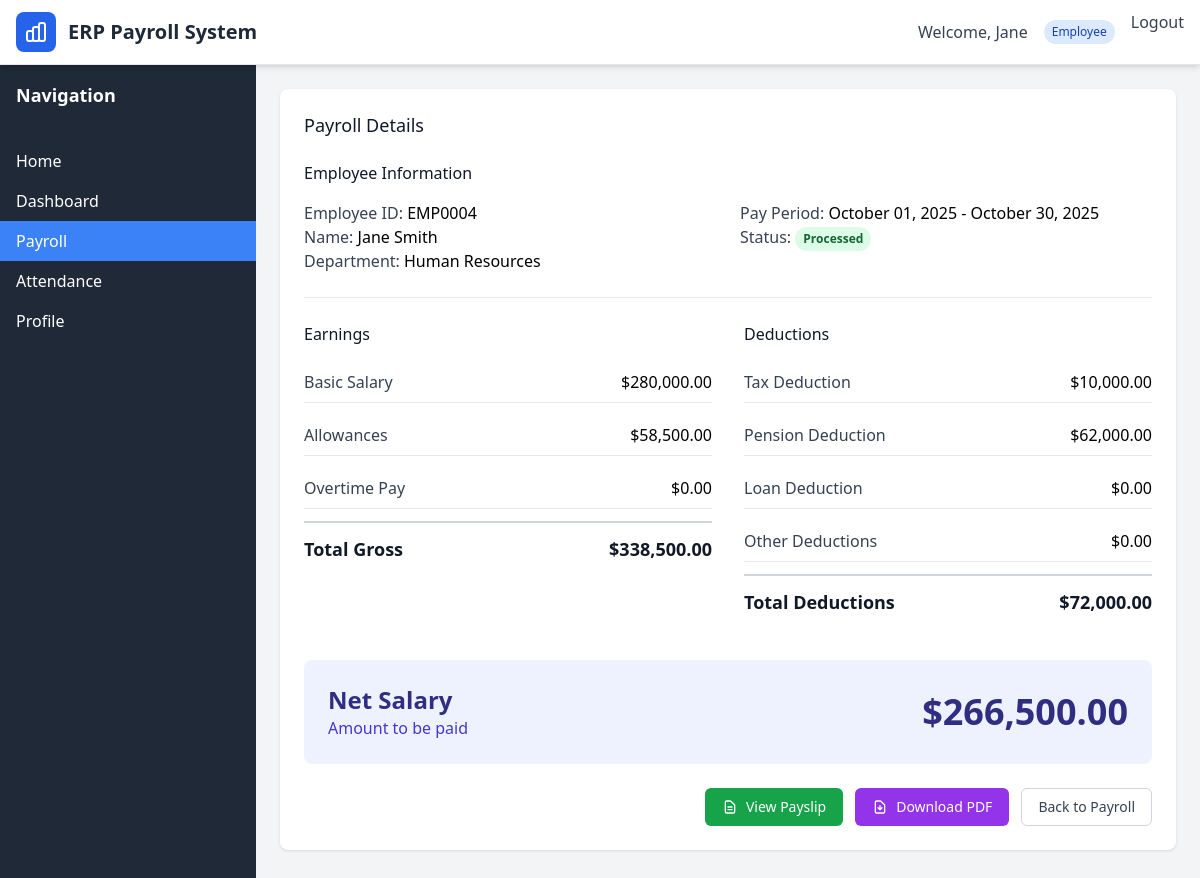
/payroll/view/1 (signed in), run on the app's committed database.
### models.py (models this page shows, shortened)
class Employee(db.Model):
    __tablename__ = 'employees'
    id = db.Column(db.Integer, primary_key=True)
    user_id = db.Column(db.Integer, db.ForeignKey('users.id'), nullable=False)
    employee_id = db.Column(db.String(20), unique=True, nullable=False)
    first_name = db.Column(db.String(50), nullable=False)
    last_name = db.Column(db.String(50), nullable=False)
    email = db.Column(db.String(120), nullable=False)
    phone = db.Column(db.String(20))
    job_title = db.Column(db.String(100), nullable=False)
    department = db.Column(db.String(100), nullable=False)
    hire_date = db.Column(db.Date, nullable=False)
    salary = db.Column(db.Numeric(10, 2), nullable=False)
    tax_id = db.Column(db.String(20))
    bank_name = db.Column(db.String(100))
    bank_account = db.Column(db.String(50))
    address = db.Column(db.Text)
    is_active = db.Column(db.Boolean, default=True)
    created_at = db.Column(db.DateTime, default=datetime.utcnow)
    updated_at = db.Column(db.DateTime, default=datetime.utcnow, onupdate=datetime.utcnow)
    payrolls = db.relationship('Payroll', backref='employee', lazy='dynamic')
    attendances = db.relationship('Attendance', backref='employee', lazy='dynamic')
    @property
    def full_name(self):
        return f"{self.first_name} {self.last_name}"

class User(UserMixin, db.Model):
    __tablename__ = 'users'
    id = db.Column(db.Integer, primary_key=True)
    username = db.Column(db.String(80), unique=True, nullable=False)
    email = db.Column(db.String(120), unique=True, nullable=False)
    password_hash = db.Column(db.String(255), nullable=False)
    role = db.Column(db.String(20), nullable=False, default='employee')  # admin, hr, employee
    is_active = db.Column(db.Boolean, default=True)
    created_at = db.Column(db.DateTime, default=datetime.utcnow)
    last_login = db.Column(db.DateTime)
    employee = db.relationship('Employee', backref='user', uselist=False, cascade='all, delete-orphan')

class Payroll(db.Model):
    __tablename__ = 'payrolls'
    id = db.Column(db.Integer, primary_key=True)
    employee_id = db.Column(db.Integer, db.ForeignKey('employees.id'), nullable=False)
    pay_period_start = db.Column(db.Date, nullable=False)
    pay_period_end = db.Column(db.Date, nullable=False)
    basic_salary = db.Column(db.Numeric(10, 2), nullable=False)
    allowances = db.Column(db.Numeric(10, 2), default=0)
    overtime_pay = db.Column(db.Numeric(10, 2), default=0)
    gross_salary = db.Column(db.Numeric(10, 2), nullable=False)
    tax_deduction = db.Column(db.Numeric(10, 2), default=0)
    pension_deduction = db.Column(db.Numeric(10, 2), default=0)
    loan_deduction = db.Column(db.Numeric(10, 2), default=0)
    other_deductions = db.Column(db.Numeric(10, 2), default=0)
    total_deductions = db.Column(db.Numeric(10, 2), default=0)
    net_salary = db.Column(db.Numeric(10, 2), nullable=False)
    status = db.Column(db.String(20), default='pending')  # pending, processed, paid
    processed_by = db.Column(db.Integer, db.ForeignKey('users.id'))
    processed_at = db.Column(db.DateTime)
    created_at = db.Column(db.DateTime, default=datetime.utcnow)
    processor = db.relationship('User', backref='processed_payrolls')

### blueprints/payroll.py (the view)
@payroll_bp.route('/view/<int:id>')
@login_required
def view(id):
    payroll = Payroll.query.get_or_404(id)
    if current_user.role == 'employee' and payroll.employee.user_id != current_user.id:
        flash('You do not have permission to view this payroll', 'error')
        return redirect(url_for('payroll.index'))
    return render_template('payroll/view.html', payroll=payroll)

### templates/payroll/view.html (shortened to what this page needs)
{% extends "base.html" %}
{% block content %}
<div class="max-w-4xl mx-auto">
    <div class="bg-white shadow rounded-lg">
        <div class="px-4 py-5 sm:p-6">
            <h3 class="text-lg leading-6 font-medium text-gray-900 mb-6">Payroll Details</h3>
            <div class="border-b border-gray-200 pb-6 mb-6">
                <h4 class="text-md font-medium text-gray-900 mb-4">Employee Information</h4>
                <div class="grid grid-cols-1 md:grid-cols-2 gap-6">
                    <div>
                        <p><span class="font-medium text-gray-700">Employee ID:</span> {{ payroll.employee.employee_id }}</p>
                        <p><span class="font-medium text-gray-700">Name:</span> {{ payroll.employee.full_name }}</p>
                        <p><span class="font-medium text-gray-700">Department:</span> {{ payroll.employee.department }}</p>
                    </div>
                    <div>
                        <p><span class="font-medium text-gray-700">Pay Period:</span> {{ payroll.pay_period_start.strftime('%B %d, %Y') }} - {{ payroll.pay_period_end.strftime('%B %d, %Y') }}</p>
                        <p><span class="font-medium text-gray-700">Status:</span>
                            <span class="inline-flex px-2 py-1 text-xs font-semibold rounded-full
                                {% if payroll.status == 'processed' %}bg-green-100 text-green-800
                                {% elif payroll.status == 'pending' %}bg-yellow-100 text-yellow-800
                                {% else %}bg-gray-100 text-gray-800{% endif %}">
                                {{ payroll.status.title() }}
                            </span>
                        </p>
                    </div>
                </div>
            </div>
            <div class="grid grid-cols-1 lg:grid-cols-2 gap-8">
                <div>
                    <h4 class="text-md font-medium text-gray-900 mb-4">Earnings</h4>
                    <div class="space-y-3">
                        <div class="flex justify-between py-2 border-b border-gray-200">
                            <span class="text-gray-700">Basic Salary</span>
                            <span class="font-medium">${{ "{:,.2f}".format(payroll.basic_salary) }}</span>
                        </div>
                        <div class="flex justify-between py-2 border-b border-gray-200">
                            <span class="text-gray-700">Allowances</span>
                            <span class="font-medium">${{ "{:,.2f}".format(payroll.allowances) }}</span>
                        </div>
                        <div class="flex justify-between py-2 border-b border-gray-200">
                            <span class="text-gray-700">Overtime Pay</span>
                            <span class="font-medium">${{ "{:,.2f}".format(payroll.overtime_pay) }}</span>
                        </div>
                        <div class="flex justify-between py-3 border-t-2 border-gray-300 font-semibold text-lg">
                            <span class="text-gray-900">Total Gross</span>
                            <span class="text-gray-900">${{ "{:,.2f}".format(payroll.gross_salary) }}</span>
                        </div>
                    </div>
                </div>
                <div>
                    <h4 class="text-md font-medium text-gray-900 mb-4">Deductions</h4>
                    <div class="space-y-3">
                        <div class="flex justify-between py-2 border-b border-gray-200">
                            <span class="text-gray-700">Tax Deduction</span>
                            <span class="font-medium">${{ "{:,.2f}".format(payroll.tax_deduction) }}</span>
                        </div>
                        <div class="flex justify-between py-2 border-b border-gray-200">
                            <span class="text-gray-700">Pension Deduction</span>
                            <span class="font-medium">${{ "{:,.2f}".format(payroll.pension_deduction) }}</span>
                        </div>
                        <div class="flex justify-between py-2 border-b border-gray-200">
                            <span class="text-gray-700">Loan Deduction</span>
                            <span class="font-medium">${{ "{:,.2f}".format(payroll.loan_deduction) }}</span>
                        </div>
                        <div class="flex justify-between py-2 border-b border-gray-200">
                            <span class="text-gray-700">Other Deductions</span>
                            <span class="font-medium">${{ "{:,.2f}".format(payroll.other_deductions) }}</span>
                        </div>
                        <div class="flex justify-between py-3 border-t-2 border-gray-300 font-semibold text-lg">
                            <span class="text-gray-900">Total Deductions</span>
                            <span class="text-gray-900">${{ "{:,.2f}".format(payroll.total_deductions) }}</span>
                        </div>
                    </div>
                </div>
            </div>
            <div class="mt-8 bg-indigo-50 rounded-lg p-6">
                <div class="flex justify-between items-center">
                    <div>
                        <h4 class="text-2xl font-bold text-indigo-900">Net Salary</h4>
                        <p class="text-indigo-700">Amount to be paid</p>
                    </div>
                    <div class="text-right">
                        <div class="text-4xl font-bold text-indigo-900">${{ "{:,.2f}".format(payroll.net_salary) }}</div>
                    </div>
                </div>
            </div>
            <div class="mt-6 flex justify-end space-x-3">
                <a href="{{ url_for('payroll.payslip', id=payroll.id) }}"
                   class="inline-flex items-center px-4 py-2 border border-transparent text-sm font-medium rounded-md text-white bg-green-600 hover:bg-green-700">
                    <svg class="w-4 h-4 mr-2" fill="none" stroke="currentColor" viewBox="0 0 24 24">
                        <path stroke-linecap="round" stroke-linejoin="round" stroke-width="2" d="M9 12h6m-6 4h6m2 5H7a2 2 0 01-2-2V5a2 2 0 012-2h5.586a1 1 0 01.707.293l5.414 5.414a1 1 0 01.293.707V19a2 2 0 01-2 2z"></path>
                    </svg>
                    View Payslip
                </a>
                <a href="{{ url_for('payroll.download_pdf', id=payroll.id) }}"
                   class="inline-flex items-center px-4 py-2 border border-transparent text-sm font-medium rounded-md text-white bg-purple-600 hover:bg-purple-700">
                    <svg class="w-4 h-4 mr-2" fill="none" stroke="currentColor" viewBox="0 0 24 24">
                        <path stroke-linecap="round" stroke-linejoin="round" stroke-width="2" d="M12 10v6m0 0l-3-3m3 3l3-3m2 8H7a2 2 0 01-2-2V5a2 2 0 012-2h5.586a1 1 0 01.707.293l5.414 5.414a1 1 0 01.293.707V19a2 2 0 01-2 2z"></path>
                    </svg>
                    Download PDF
                </a>
                <a href="{{ url_for('payroll.index') }}"
                   class="inline-flex items-center px-4 py-2 border border-gray-300 text-sm font-medium rounded-md text-gray-700 bg-white hover:bg-gray-50">
                    Back to Payroll
                </a>
            </div>
        </div>
    </div>
</div>
{% endblock %}

### templates/base.html (shortened to what this page needs)
<!DOCTYPE html>
<html lang="en">
<head>
    <script src="https://cdn.tailwindcss.com"></script>
</head>
<body class="bg-gray-100">
    <nav class="bg-white nav-shadow border-b border-gray-200 relative z-50">
        <div class="max-w-7xl mx-auto px-4">
            <div class="flex justify-between h-16">
                <div class="flex items-center">
                    <div class="flex-shrink-0">
                        <a href="{{ url_for('home') }}" class="flex items-center">
                            <div class="w-10 h-10 bg-blue-600 rounded-lg flex items-center justify-center mr-3">
                            </div>
                            <h1 class="text-xl font-bold text-gray-800 hidden sm:block">ERP Payroll System</h1>
                        </a>
                    </div>
                </div>
                <div class="hidden md:flex items-center space-x-4">
                    {% if current_user.is_authenticated %}
                        <span class="text-gray-700 hidden lg:block">Welcome, {{ current_user.employee.first_name if current_user.employee else current_user.username }}</span>
                        <span class="px-2 py-1 bg-blue-100 text-blue-800 text-xs rounded-full">{{ current_user.role.title() }}</span>
                        <a href="{{ url_for('auth.logout') }}" class="text-gray-700 hover:text-gray-900 touch-target">Logout</a>
                    {% endif %}
                </div>
            </div>
        </div>
    </nav>
    <div class="flex">
        {% if current_user.is_authenticated %}
        <div class="hidden md:block w-64 bg-gray-800 text-white min-h-screen">
            <div class="p-4">
                <h2 class="text-lg font-semibold">Navigation</h2>
            </div>
            <nav class="mt-4">
                <a href="{{ url_for('home') }}"
                   class="block px-4 py-2 hover:bg-gray-700 {% if request.endpoint == 'home' %}sidebar-active{% endif %}">
                    Home
                </a>
                <a href="{{ url_for('admin.dashboard') }}"
                   class="block px-4 py-2 hover:bg-gray-700 {% if request.endpoint == 'admin.dashboard' %}sidebar-active{% endif %}">
                    Dashboard
                </a>
                <a href="{{ url_for('payroll.index') }}"
                   class="block px-4 py-2 hover:bg-gray-700 {% if 'payroll' in request.endpoint %}sidebar-active{% endif %}">
                    Payroll
                </a>
                <a href="{{ url_for('qr_attendance.index') }}"
                   class="block px-4 py-2 hover:bg-gray-700 {% if 'qr_attendance' in request.endpoint %}sidebar-active{% endif %}">
                    Attendance
                </a>
                <a href="{{ url_for('auth.profile') }}"
                   class="block px-4 py-2 hover:bg-gray-700 {% if request.endpoint == 'auth.profile' %}sidebar-active{% endif %}">
                    Profile
                </a>
            </nav>
        </div>
        {% endif %}
        <div class="flex-1 p-3 md:p-6 min-h-screen">
            {% block content %}{% endblock %}
        </div>
    </div>
</body>
</html>

### templates/base.html (style rules this page uses)
.sidebar-active { background-color: #3b82f6; color: white; }
.nav-shadow { box-shadow: 0 4px 6px -1px rgba(0, 0, 0, 0.1), 0 2px 4px -1px rgba(0, 0, 0, 0.06); }
.touch-target { min-height: 44px; min-width: 44px; }
html { scroll-behavior: smooth; }

### data on the page
Employee: employee "Jane", employee.employee_id "EMP0004", employee.full_name "Jane Smith", employee.department "Human Resources"
User: role "Employee"
Payroll: pay_period_start "October 01, 2025", pay_period_end "October 30, 2025", status "Processed", basic_salary "280,000.00", allowances "58,500.00", overtime_pay "0.00", gross_salary "338,500.00", tax_deduction "10,000.00", pension_deduction "62,000.00", loan_deduction "0.00", other_deductions "0.00", total_deductions "72,000.00", net_salary "266,500.00"
